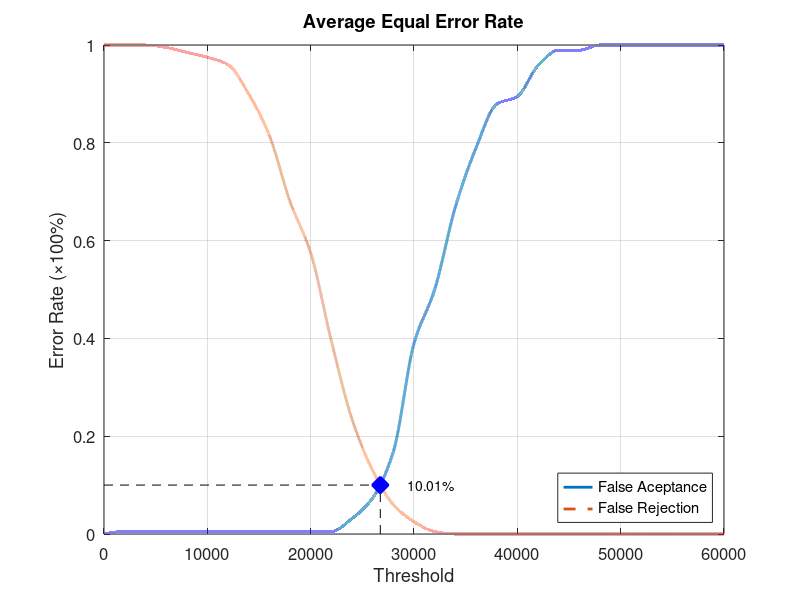
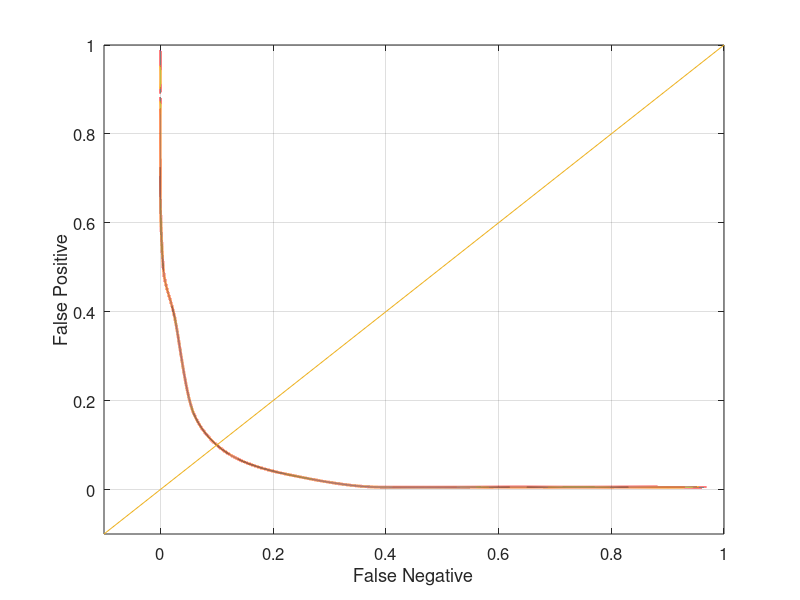

The MATLAB script that drew these images, in order:
function yEER = Database3_4
close all;
clear;
clc;
x = 0:2000:60000;
xq = 0:0.5:60000;

y0 = [0 0.00526316 0.00526316 0.00526316 0.00526316 0.00526316 0.00526316 0.00526316 0.00526316 0.00526316 0.00526316 0.00526316 0.0315789 0.0736842 0.168421 0.389474 0.5 0.668421 0.789474 0.878947 0.894737 0.957895 0.989474 0.989474 1 1 1 1 1 1 1];
yy0 = interp1(x, y0, xq, 'pchip');
y1 = [1 1 1 0.995 0.985 0.975 0.96 0.9 0.815 0.68 0.575 0.395 0.235 0.13 0.06 0.025 0.005 0 0 0 0 0 0 0 0 0 0 0 0 0 0];
yy1 = interp1(x, y1, xq, 'pchip');

% Calculating EER: 
y2 = abs(y0 - y1);
find(y2 == min(y2))
yy2 = abs(yy0 - yy1);
xEER = find(yy2 == min(yy2));
xEERIndex = xq(xEER) % X-axis EER
yEER = yy0(xEER) % Y-axis EER

main = figure
plot(xq, yy0,'-','LineWidth', 2);	hold on
plot(xq, yy1,'--','LineWidth', 2);	hold on
plot([xEERIndex xEERIndex], [0 yEER], 'k--');	hold on
plot([0 xEERIndex], [yEER yEER], 'k--');	hold on
plot(xEERIndex, yEER, 'bx', 'LineWidth', 10);	hold on
text(xEERIndex + 10 * xEERIndex / 100, yEER, [num2str(round((10000 * yEER)) / 100) '%'])
legend('False Aceptance', 'False Rejection', 'Location', 'SouthEast')
xlabel('Threshold')
ylabel('Error Rate (\times100%)')
title('Average Equal Error Rate')
set(gca, 'FontSize', 12)
axis([0 60000 0 1])
grid on

print(main, 'Database3_4Main', '-dpng');
FNRxFPR = figure('Color', [1 1 1]);
plot(yy1, yy0, '-', yy1, yy0, 'LineWidth', 2);
hold on
y = -0.1:0.1:1
plot(y, y); 
set(gca, 'FontSize', 12)
xlabel('False Negative')
ylabel('False Positive')
axis([-0.1 1 -0.1 1])
set(gca, 'FontSize', 12)
grid on

print(FNRxFPR, 'Database3_4FNRxFPR','-dpng');
end
